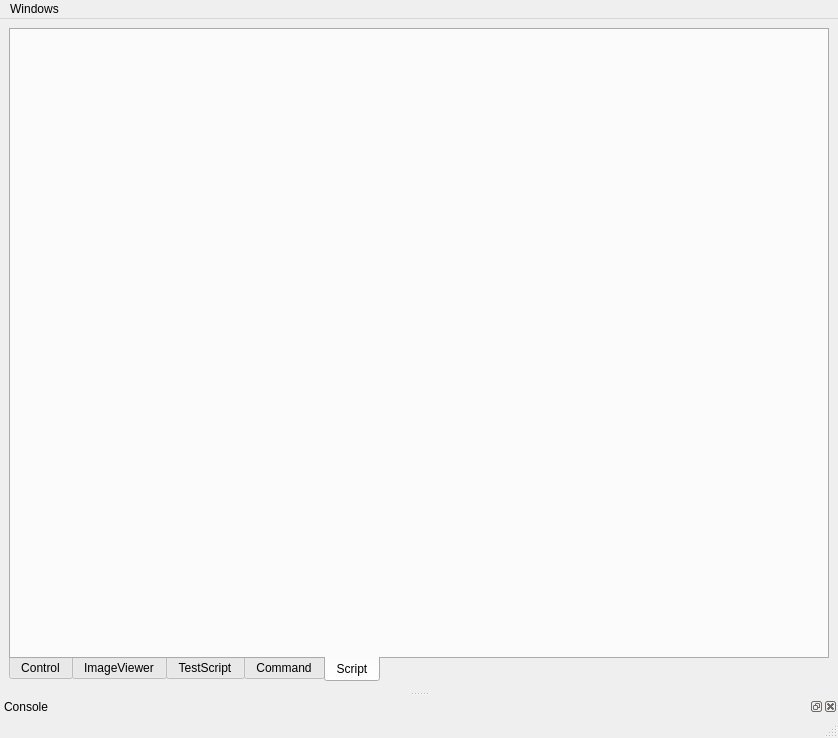
<?xml version="1.0" encoding="UTF-8"?>
<ui version="4.0">
 <class>MainWindow</class>
 <widget class="QMainWindow" name="MainWindow">
  <property name="geometry">
   <rect>
    <x>0</x>
    <y>0</y>
    <width>838</width>
    <height>738</height>
   </rect>
  </property>
  <property name="sizePolicy">
   <sizepolicy hsizetype="Preferred" vsizetype="Preferred">
    <horstretch>0</horstretch>
    <verstretch>0</verstretch>
   </sizepolicy>
  </property>
  <property name="windowTitle">
   <string>MainWindow</string>
  </property>
  <property name="tabShape">
   <enum>QTabWidget::Triangular</enum>
  </property>
  <widget class="QWidget" name="centralwidget">
   <layout class="QVBoxLayout" name="verticalLayout">
    <item>
     <widget class="QTabWidget" name="tabWidget">
      <property name="autoFillBackground">
       <bool>true</bool>
      </property>
      <property name="tabPosition">
       <enum>QTabWidget::South</enum>
      </property>
      <property name="currentIndex">
       <number>4</number>
      </property>
      <property name="iconSize">
       <size>
        <width>10</width>
        <height>10</height>
       </size>
      </property>
      <property name="tabsClosable">
       <bool>false</bool>
      </property>
      <property name="movable">
       <bool>true</bool>
      </property>
      <widget class="QWidget" name="tab">
       <attribute name="title">
        <string>Control</string>
       </attribute>
       <layout class="QVBoxLayout" name="verticalLayout_5">
        <item>
         <widget class="ControlWindows" name="widget_2" native="true"/>
        </item>
       </layout>
      </widget>
      <widget class="QWidget" name="tab_2">
       <attribute name="title">
        <string>ImageViewer</string>
       </attribute>
       <layout class="QVBoxLayout" name="verticalLayout_3">
        <item>
         <layout class="QVBoxLayout" name="verticalLayout_2">
          <item>
           <widget class="ImageView" name="graphicsView"/>
          </item>
          <item>
           <layout class="QHBoxLayout" name="horizontalLayout">
            <item>
             <widget class="QLabel" name="label">
              <property name="text">
               <string>Image Path : </string>
              </property>
             </widget>
            </item>
            <item>
             <widget class="QLineEdit" name="lineEdit"/>
            </item>
           </layout>
          </item>
         </layout>
        </item>
       </layout>
      </widget>
      <widget class="QWidget" name="tab_4">
       <attribute name="title">
        <string>TestScript</string>
       </attribute>
       <layout class="QVBoxLayout" name="verticalLayout_6">
        <item>
         <widget class="TestView" name="widget" native="true"/>
        </item>
       </layout>
      </widget>
      <widget class="QWidget" name="tab_3">
       <attribute name="title">
        <string>Command</string>
       </attribute>
       <layout class="QVBoxLayout" name="verticalLayout_7">
        <item>
         <widget class="CommandWindows" name="widget_3" native="true"/>
        </item>
       </layout>
      </widget>
      <widget class="QWidget" name="tab_5">
       <attribute name="title">
        <string>Script</string>
       </attribute>
       <layout class="QVBoxLayout" name="verticalLayout_8">
        <item>
         <layout class="QVBoxLayout" name="verticalLayout_4">
          <item>
           <widget class="ScriptWindows" name="widget_4" native="true"/>
          </item>
         </layout>
        </item>
       </layout>
      </widget>
     </widget>
    </item>
   </layout>
  </widget>
  <widget class="QMenuBar" name="menubar">
   <property name="geometry">
    <rect>
     <x>0</x>
     <y>0</y>
     <width>838</width>
     <height>26</height>
    </rect>
   </property>
   <widget class="QMenu" name="menuConsole">
    <property name="title">
     <string>Windows</string>
    </property>
    <addaction name="actionOpen"/>
    <addaction name="actionRun_script"/>
    <addaction name="actionChange_Font"/>
   </widget>
   <addaction name="menuConsole"/>
  </widget>
  <widget class="QStatusBar" name="statusbar"/>
  <widget class="QDockWidget" name="dockWidget">
   <property name="floating">
    <bool>false</bool>
   </property>
   <property name="allowedAreas">
    <set>Qt::BottomDockWidgetArea|Qt::TopDockWidgetArea</set>
   </property>
   <property name="windowTitle">
    <string>Console</string>
   </property>
   <attribute name="dockWidgetArea">
    <number>8</number>
   </attribute>
   <widget class="ConsoleWindows" name="dockWidgetContents"/>
  </widget>
  <action name="actionOpen">
   <property name="text">
    <string>Console Open</string>
   </property>
   <property name="shortcut">
    <string>Alt+C</string>
   </property>
   <property name="shortcutContext">
    <enum>Qt::WindowShortcut</enum>
   </property>
  </action>
  <action name="actionRun_script">
   <property name="text">
    <string>Run script</string>
   </property>
   <property name="shortcut">
    <string>Alt+R</string>
   </property>
  </action>
  <action name="actionChange_Font">
   <property name="text">
    <string>Change Font</string>
   </property>
  </action>
 </widget>
 <customwidgets>
  <customwidget>
   <class>ImageView</class>
   <extends>QGraphicsView</extends>
   <header>gui/imageview.h</header>
  </customwidget>
  <customwidget>
   <class>TestView</class>
   <extends>QWidget</extends>
   <header>gui/testview.h</header>
   <container>1</container>
  </customwidget>
  <customwidget>
   <class>ConsoleWindows</class>
   <extends>QWidget</extends>
   <header>gui/consolewindows.h</header>
   <container>1</container>
  </customwidget>
  <customwidget>
   <class>ControlWindows</class>
   <extends>QWidget</extends>
   <header>gui/controlwindows.h</header>
   <container>1</container>
  </customwidget>
  <customwidget>
   <class>CommandWindows</class>
   <extends>QWidget</extends>
   <header>gui/commandwindows.h</header>
   <container>1</container>
  </customwidget>
  <customwidget>
   <class>ScriptWindows</class>
   <extends>QWidget</extends>
   <header>gui/scriptwindows.h</header>
   <container>1</container>
  </customwidget>
 </customwidgets>
 <resources/>
 <connections>
  <connection>
   <sender>actionOpen</sender>
   <signal>triggered()</signal>
   <receiver>dockWidget</receiver>
   <slot>show()</slot>
   <hints>
    <hint type="sourcelabel">
     <x>-1</x>
     <y>-1</y>
    </hint>
    <hint type="destinationlabel">
     <x>346</x>
     <y>692</y>
    </hint>
   </hints>
  </connection>
 </connections>
</ui>
